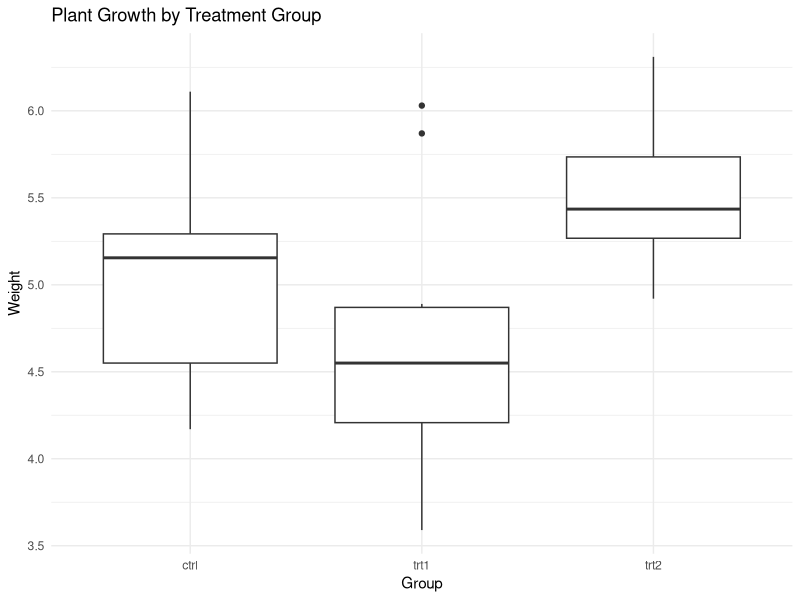

This chart was generated by the following R code:
## ---- chunk 1
library(ggplot2)
ggplot(PlantGrowth, aes(x = group, y = weight)) +
  geom_boxplot() +
  theme_minimal() +
  labs(title = "Plant Growth by Treatment Group",
       x = "Group",
       y = "Weight")
